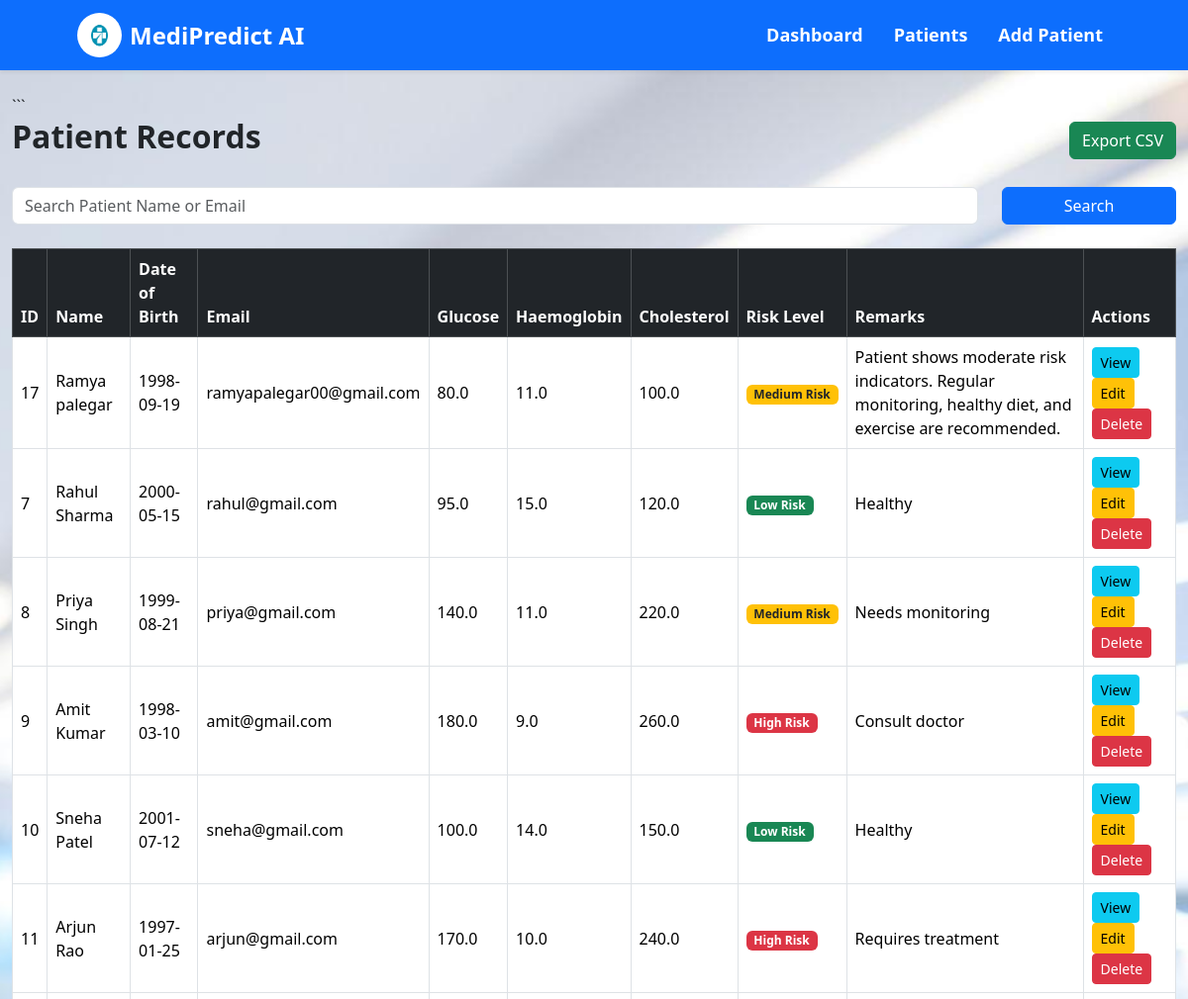
Before: /patients (upper part) with the older database file.
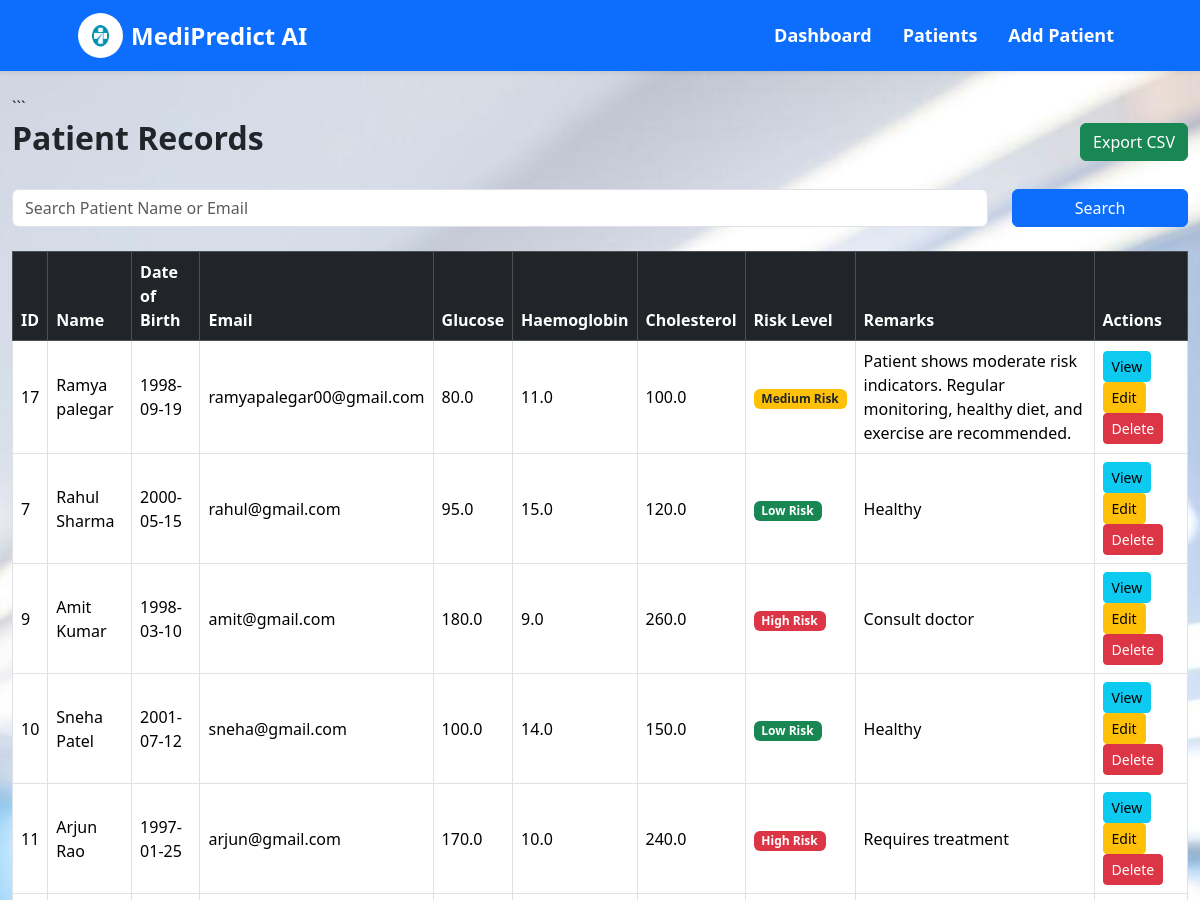
After: the same page with the newer database file.
### tables this page shows
CREATE TABLE patients (

        id INTEGER PRIMARY KEY AUTOINCREMENT,

        full_name TEXT NOT NULL,

        dob DATE NOT NULL,

        email TEXT NOT NULL,

        glucose REAL NOT NULL,

        haemoglobin REAL NOT NULL,

        cholesterol REAL NOT NULL,

        risk_level TEXT,

        remarks TEXT,

        created_at TIMESTAMP DEFAULT CURRENT_TIMESTAMP

    );

### app.py (the view)
@app.route("/patients")
def patients():
    search = request.args.get("search", "")
    conn = get_db_connection()
    patients = conn.execute("""
        SELECT *
        FROM patients
        WHERE full_name LIKE ?
             OR email LIKE ?
        ORDER BY created_at DESC
    """, (f"%{search}%",f"%{search}%")).fetchall()
    conn.close()
    return render_template(
        "patients.html",
        patients=patients,
        search=search
    )

### app.py (called while the page is built)
def get_db_connection():
    conn = sqlite3.connect(DATABASE)
    conn.row_factory = sqlite3.Row
    return conn

### templates/patients.html (shortened to what this page needs)
{% extends 'base.html' %}
{% block content %}
<div class="container-fluid mt-4">
```
<div class="d-flex justify-content-between align-items-center mb-4">
    <h2 class="fw-bold">
        Patient Records
    </h2>
    <a href="{{ url_for('export_csv') }}"
       class="btn btn-success">
        Export CSV
    </a>
</div>
<form method="GET"
      action="{{ url_for('patients') }}"
      class="mb-4">
    <div class="row">
        <div class="col-md-10">
            <input type="text"
                   name="search"
                   class="form-control"
                   placeholder="Search Patient Name or Email"
                   value="{{ search }}">
        </div>
        <div class="col-md-2">
            <button type="submit"
                    class="btn btn-primary w-100">
                Search
            </button>
        </div>
    </div>
</form>
<div class="table-responsive">
    <table class="table table-bordered table-hover align-middle">
        <thead class="table-dark">
            <tr>
                <th>ID</th>
                <th>Name</th>
                <th>Date of Birth</th>
                <th>Email</th>
                <th>Glucose</th>
                <th>Haemoglobin</th>
                <th>Cholesterol</th>
                <th>Risk Level</th>
                <th>Remarks</th>
                <th>Actions</th>
            </tr>
        </thead>
        <tbody>
            {% for patient in patients %}
            <tr>
                <td>{{ patient.id }}</td>
                <td>{{ patient.full_name }}</td>
                <td>{{ patient.dob }}</td>
                <td>{{ patient.email }}</td>
                <td>{{ patient.glucose }}</td>
                <td>{{ patient.haemoglobin }}</td>
                <td>{{ patient.cholesterol }}</td>
                <td>
                    {% if patient.risk_level == 'Low Risk' %}
                        <span class="badge bg-success">
                            {{ patient.risk_level }}
                        </span>
                    {% elif patient.risk_level == 'Medium Risk' %}
                        <span class="badge bg-warning text-dark">
                            {{ patient.risk_level }}
                        </span>
                    {% else %}
                        <span class="badge bg-danger">
                            {{ patient.risk_level }}
                        </span>
                    {% endif %}
                </td>
                <td>{{ patient.remarks }}</td>
                <td>
                    <a href="{{ url_for('view_patient', patient_id=patient.id) }}"
                       class="btn btn-info btn-sm">
                        View
                    </a>
                    <a href="{{ url_for('edit_patient', id=patient.id) }}"
                       class="btn btn-warning btn-sm">
                        Edit
                    </a>
                    <a href="{{ url_for('delete_patient', id=patient.id) }}"
                       class="btn btn-danger btn-sm"
                       onclick="return confirm('Delete this patient?')">
                        Delete
                    </a>
                </td>
            </tr>
            {% endfor %}
        </tbody>
    </table>
</div>
</div>
{% endblock %}

### templates/base.html (shortened to what this page needs)
<!DOCTYPE html>
<html lang="en">
<head>
    <link href="https://cdn.jsdelivr.net/npm/bootstrap@5.3.3/dist/css/bootstrap.min.css"
          rel="stylesheet">
    <link rel="stylesheet"
          href="{{ url_for('static', filename='css/style.css') }}">
</head>
<body>
    <nav class="navbar navbar-expand-lg navbar-dark bg-primary shadow-sm">
        <div class="container-fluid px-5">
            <a class="navbar-brand d-flex align-items-center fw-bold"
               href="{{ url_for('dashboard') }}">
                <img src="{{ url_for('static', filename='images/logo.jpg') }}"
                     alt="Logo"
                     width="45"
                     height="45"
                     class="rounded-circle">
                <span class="fs-4 ms-2">
                    MediPredict AI
                </span>
            </a>
            <div class="collapse navbar-collapse"
                 id="navbarNav">
                <ul class="navbar-nav ms-auto">
                    <li class="nav-item">
                        <a class="nav-link"
                           href="{{ url_for('dashboard') }}">
                            Dashboard
                        </a>
                    </li>
                    <li class="nav-item">
                        <a class="nav-link"
                           href="{{ url_for('patients') }}">
                            Patients
                        </a>
                    </li>
                    <li class="nav-item">
                        <a class="nav-link"
                           href="{{ url_for('add_patient') }}">
                            Add Patient
                        </a>
                    </li>
                </ul>
            </div>
        </div>
    </nav>
    <main class="content-wrapper">
        {% block content %}
        {% endblock %}
    </main>
</body>
</html>

### static/css/style.css (style rules this page uses)
body { background-image: url("../images/bg.jpg"); background-size: cover; background-position: center; background-repeat: no-repeat; background-attachment: fixed; min-height: 100vh; }
.navbar { box-shadow: 0 2px 10px rgba(0,0,0,0.2); }
table { background:rgba(255,255,255,0.95); }
.navbar { padding-left: 30px; padding-right: 30px; }
.navbar-brand { font-size: 20px; font-weight: bold; }
.navbar-nav { margin-left: auto; }
.navbar-nav .nav-link { margin-left: 15px; font-size: 17px; }
.navbar-nav .nav-link { color: #ffffff !important; font-size: 18px; font-weight: 600; margin-left: 15px; }
.navbar-brand { color: #ffffff !important; font-size: 20px; font-weight: bold; }
html, body { height:100%; }
body { display:flex; flex-direction:column; }
.content-wrapper { flex:1; }

Changed rows visible on the page:
removed patients: id "8", full_name "Priya Singh", dob "1999-08-21", email "priya@gmail.com", glucose "140.0", haemoglobin "11.0", cholesterol "220.0", risk_level "Medium Risk", remarks "Needs monitoring"
